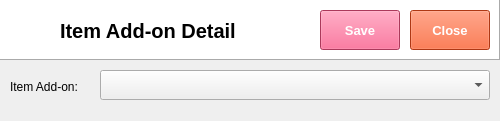
<?xml version="1.0" encoding="UTF-8"?>
<ui version="4.0">
 <class>Dialog</class>
 <widget class="QDialog" name="Dialog">
  <property name="geometry">
   <rect>
    <x>0</x>
    <y>0</y>
    <width>500</width>
    <height>121</height>
   </rect>
  </property>
  <property name="windowTitle">
   <string>Dialog</string>
  </property>
  <widget class="QFrame" name="frame">
   <property name="geometry">
    <rect>
     <x>0</x>
     <y>0</y>
     <width>500</width>
     <height>60</height>
    </rect>
   </property>
   <property name="autoFillBackground">
    <bool>false</bool>
   </property>
   <property name="styleSheet">
    <string notr="true">background-color: rgb(255, 255, 255);</string>
   </property>
   <property name="frameShape">
    <enum>QFrame::Panel</enum>
   </property>
   <property name="frameShadow">
    <enum>QFrame::Raised</enum>
   </property>
   <widget class="QLabel" name="label">
    <property name="geometry">
     <rect>
      <x>10</x>
      <y>10</y>
      <width>38</width>
      <height>32</height>
     </rect>
    </property>
    <property name="text">
     <string/>
    </property>
    <property name="pixmap">
     <pixmap>../../python-pos/img/Disbursement.png</pixmap>
    </property>
    <property name="scaledContents">
     <bool>true</bool>
    </property>
   </widget>
   <widget class="QLabel" name="label_2">
    <property name="geometry">
     <rect>
      <x>60</x>
      <y>10</y>
      <width>220</width>
      <height>41</height>
     </rect>
    </property>
    <property name="font">
     <font>
      <family>Segoe UI</family>
      <pointsize>15</pointsize>
      <weight>75</weight>
      <bold>true</bold>
     </font>
    </property>
    <property name="text">
     <string>Item Add-on Detail</string>
    </property>
    <property name="textFormat">
     <enum>Qt::PlainText</enum>
    </property>
   </widget>
   <widget class="QPushButton" name="pushButton">
    <property name="geometry">
     <rect>
      <x>1200</x>
      <y>10</y>
      <width>70</width>
      <height>40</height>
     </rect>
    </property>
    <property name="font">
     <font>
      <family>Segoe UI</family>
      <pointsize>10</pointsize>
      <weight>75</weight>
      <bold>true</bold>
     </font>
    </property>
    <property name="autoFillBackground">
     <bool>false</bool>
    </property>
    <property name="styleSheet">
     <string notr="true">background-color: rgb(240, 80, 128);
color: rgb(255, 255, 255);</string>
    </property>
    <property name="text">
     <string>View</string>
    </property>
   </widget>
   <widget class="QPushButton" name="pushButton_2">
    <property name="geometry">
     <rect>
      <x>1280</x>
      <y>10</y>
      <width>70</width>
      <height>40</height>
     </rect>
    </property>
    <property name="font">
     <font>
      <family>Segoe UI</family>
      <pointsize>10</pointsize>
      <weight>75</weight>
      <bold>true</bold>
     </font>
    </property>
    <property name="styleSheet">
     <string notr="true">background-color: rgb(243, 79, 28);
color: rgb(255, 255, 255);</string>
    </property>
    <property name="text">
     <string>Close</string>
    </property>
    <property name="flat">
     <bool>false</bool>
    </property>
   </widget>
  </widget>
  <widget class="QPushButton" name="pushButton_6">
   <property name="geometry">
    <rect>
     <x>320</x>
     <y>10</y>
     <width>80</width>
     <height>40</height>
    </rect>
   </property>
   <property name="font">
    <font>
     <family>Segoe UI</family>
     <pointsize>10</pointsize>
     <weight>75</weight>
     <bold>true</bold>
    </font>
   </property>
   <property name="autoFillBackground">
    <bool>false</bool>
   </property>
   <property name="styleSheet">
    <string notr="true">background-color: rgb(240, 80, 128);
color: rgb(255, 255, 255);</string>
   </property>
   <property name="text">
    <string>Save</string>
   </property>
  </widget>
  <widget class="QPushButton" name="pushButton_7">
   <property name="geometry">
    <rect>
     <x>410</x>
     <y>10</y>
     <width>80</width>
     <height>40</height>
    </rect>
   </property>
   <property name="font">
    <font>
     <family>Segoe UI</family>
     <pointsize>10</pointsize>
     <weight>75</weight>
     <bold>true</bold>
    </font>
   </property>
   <property name="autoFillBackground">
    <bool>false</bool>
   </property>
   <property name="styleSheet">
    <string notr="true">background-color: rgb(243, 79, 28);
color: rgb(255, 255, 255);</string>
   </property>
   <property name="text">
    <string>Close</string>
   </property>
  </widget>
  <widget class="QComboBox" name="comboBox">
   <property name="geometry">
    <rect>
     <x>100</x>
     <y>70</y>
     <width>390</width>
     <height>30</height>
    </rect>
   </property>
  </widget>
  <widget class="QLabel" name="label_3">
   <property name="geometry">
    <rect>
     <x>10</x>
     <y>80</y>
     <width>80</width>
     <height>13</height>
    </rect>
   </property>
   <property name="text">
    <string>Item Add-on:</string>
   </property>
  </widget>
 </widget>
 <resources/>
 <connections/>
</ui>
